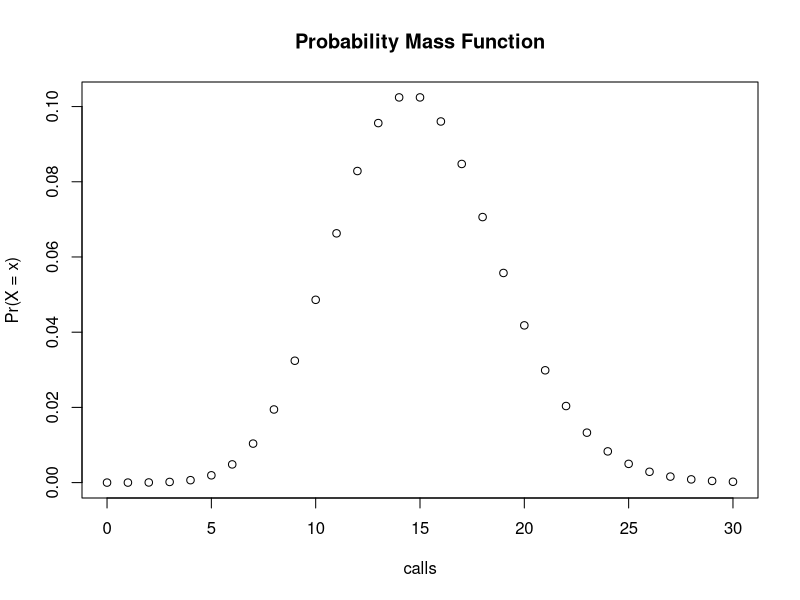
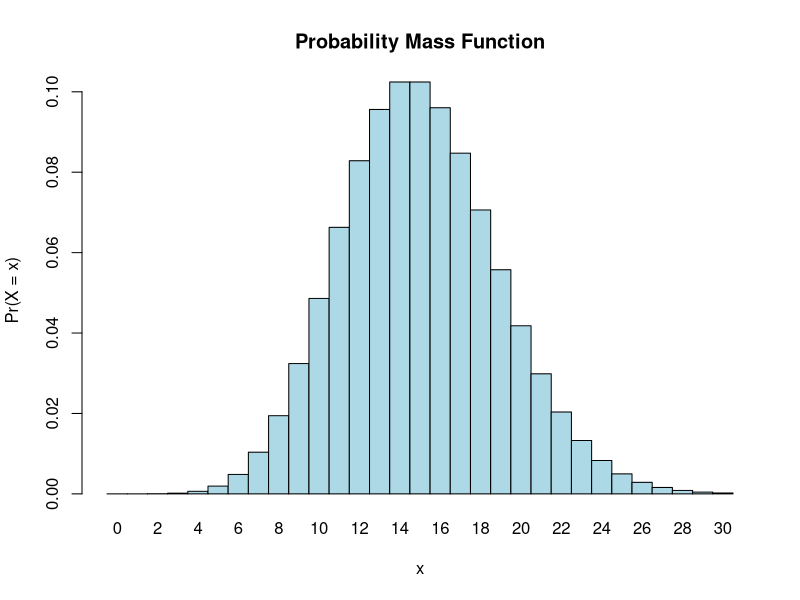
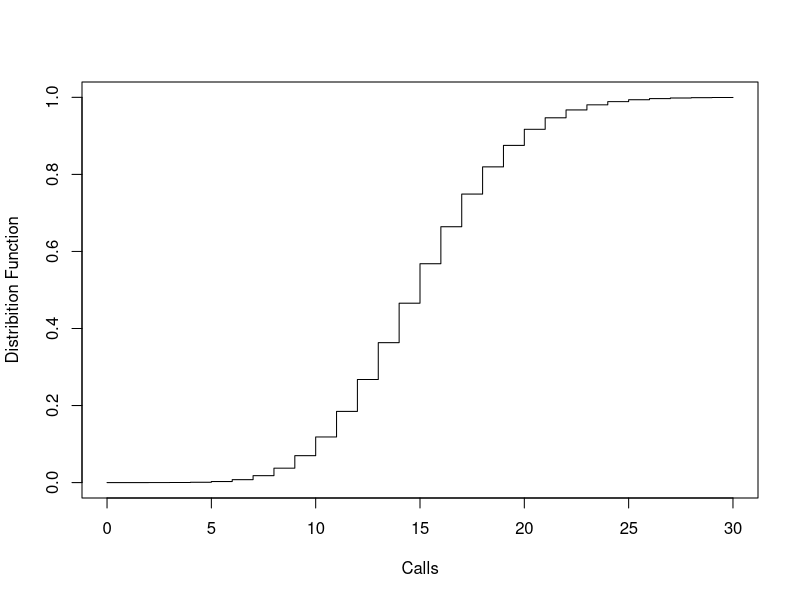
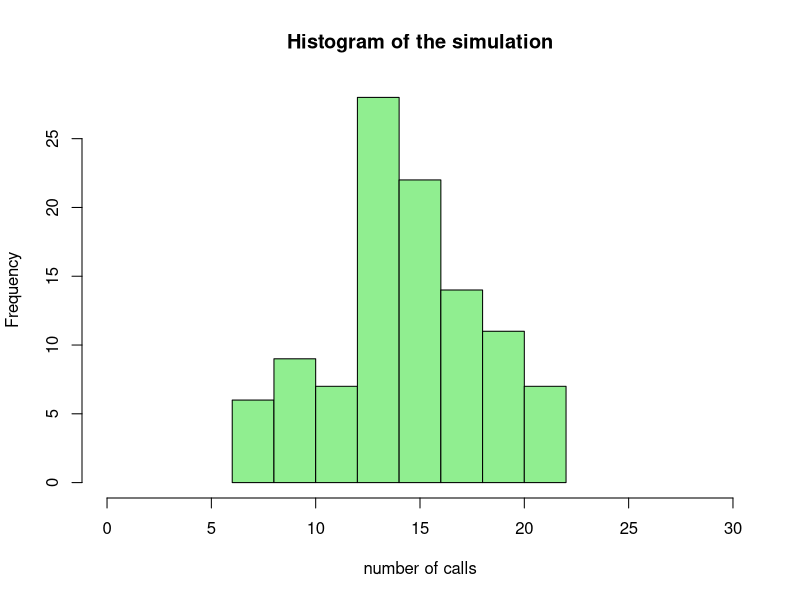
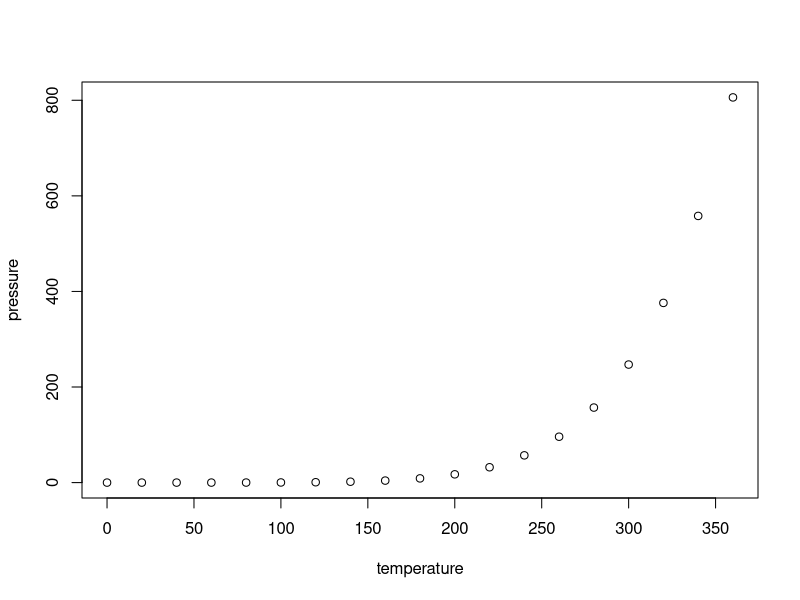

The R source for these figures, in order:
## ---- chunk 1
knitr::opts_chunk$set(echo = TRUE)
## ---- chunk 2
ppois(8, lambda=15, lower=FALSE)   # upper tail 
## ---- chunk 3
dpois(x=0, lambda = 15)
## ---- chunk 4
dpois(x=3, lambda = 15)
## ---- chunk 5
rv<-0:30 
fs<-dpois(rv, lambda = 15)
plot(rv,fs, xlab = "calls", ylab = "Pr(X = x)", main = "Probability Mass Function")

x<-0:30
l=15
probset<-dpois(x=x,lambda=l)
barplot(probset,names.arg=x,space=0,xlab="x",ylab="Pr(X = x)",main="Probability Mass Function", col = "light blue")


rv<-0:30
fs<-ppois(rv,lambda=15)
plot(rv,fs,type = "s", xlab = "Calls", ylab = "Distribition Function")
## ---- chunk 6
sim<-rpois(104, lambda = 15)
sim
summary(sim)

#another way to do it
rpois(104,15)
## ---- chunk 7
hist(sim, xlim = c(0,30), main = "Histogram of the simulation", col = "light green", xlab = "number of calls")

## ---- chunk 8
summary(cars)
## ---- chunk 9
plot(pressure)
